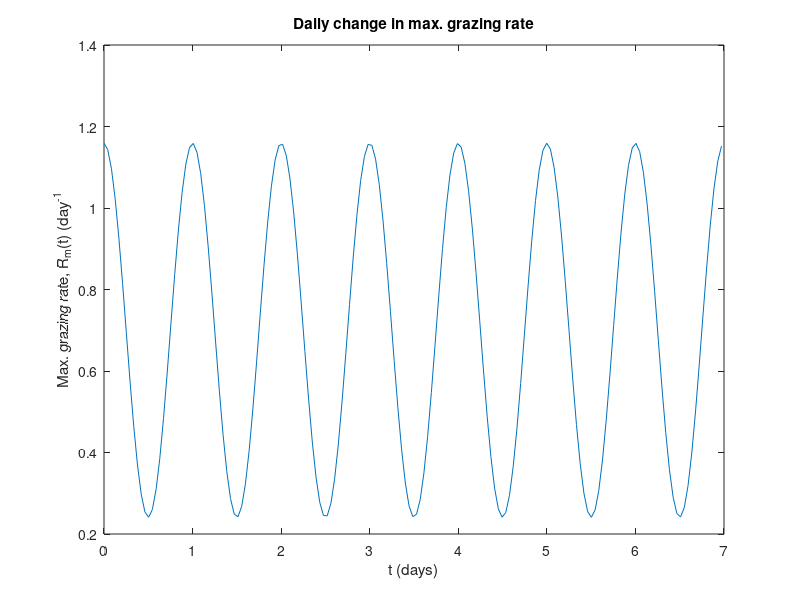

Write MATLAB code to recreate this figure.
% subplot(2,1,1);
% t = 0:0.5:7;
t = 0:0.042:7; % step=0.5 for half a day (do not go larger)
                 % step=0.042 for time step of 1 hour
R_m = 0.459*cos(2*pi*t) + 0.7;
plot(t,R_m)
xlim([0 7])
xlabel('t (days)');
ylabel('Max. grazing rate, R_m(t) (day^{-1}');
title('Daily change in max. grazing rate');

% subplot(2,1,2);
% dr_dt = -0.918*pi*sin(2*pi*t);
% plot(t,(1./r).*dr_dt)
% xlim([0 7])
% xlabel('t (days)');
% ylabel('$\displaystyle\frac{1}{R_m(t)}\times\frac{dR_{m}}{dt} (day^{-1})$','interpreter','latex');
% title('Rate of change of max. grazing rate / grazing rate')